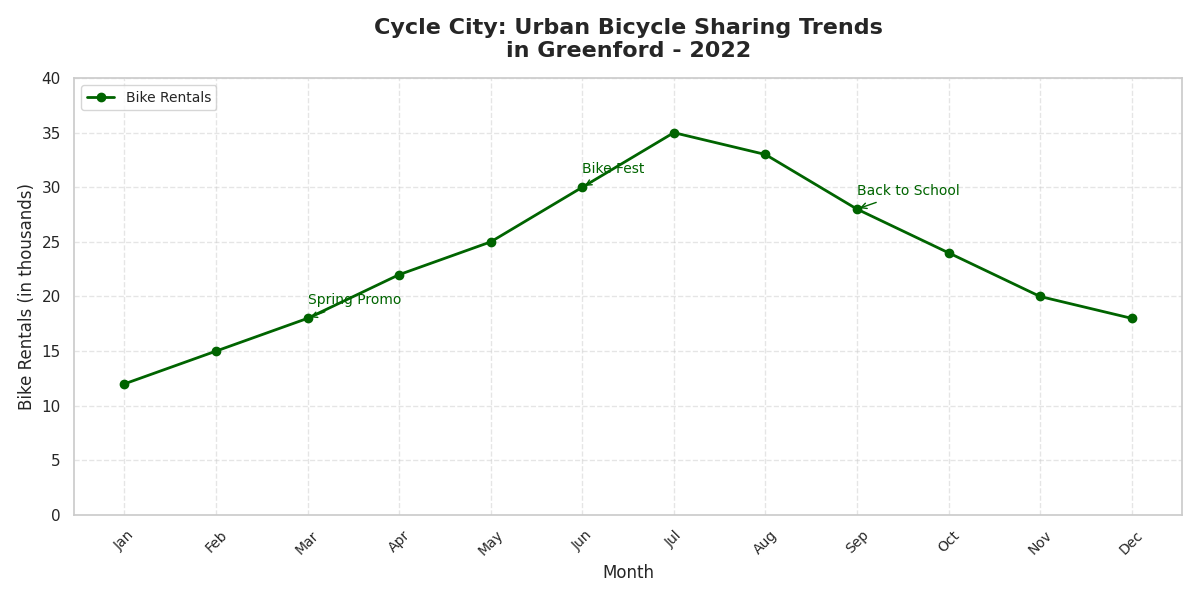

Generate this figure with Python:
import matplotlib.pyplot as plt
import numpy as np

# Data Setup
months = np.array(['Jan', 'Feb', 'Mar', 'Apr', 'May', 'Jun', 'Jul', 'Aug', 'Sep', 'Oct', 'Nov', 'Dec'])
rentals = np.array([12, 15, 18, 22, 25, 30, 35, 33, 28, 24, 20, 18])

# Create the plot
fig, ax = plt.subplots(figsize=(12, 6))

# Plot the line
ax.plot(months, rentals, marker='o', linestyle='-', color='darkgreen', linewidth=2, label='Bike Rentals')

# Annotate significant events
annotations = {
    'Mar': ('Spring Promo', 18),
    'Jun': ('Bike Fest', 30),
    'Sep': ('Back to School', 28),
}

for month, (text, value) in annotations.items():
    ax.annotate(
        text,
        xy=(month, value),
        xytext=(0, 10),
        textcoords='offset points',
        arrowprops=dict(arrowstyle='->', color='darkgreen'),
        fontsize=10,
        color='darkgreen'
    )

# Titles and labels
ax.set_title('Cycle City: Urban Bicycle Sharing Trends\nin Greenford - 2022', fontsize=16, fontweight='bold', pad=15)
ax.set_xlabel('Month', fontsize=12)
ax.set_ylabel('Bike Rentals (in thousands)', fontsize=12)

# Set y-axis limits and enable grid
ax.set_ylim(0, 40)
ax.grid(True, linestyle='--', alpha=0.5)

# Customize x-ticks to ensure space and readability
ax.set_xticks(np.arange(len(months)))
ax.set_xticklabels(months, rotation=45, fontsize=10)

# Display the legend
ax.legend(loc='upper left', fontsize=10)

# Adjust the layout for clarity
plt.tight_layout()

# Show the plot
plt.show()
